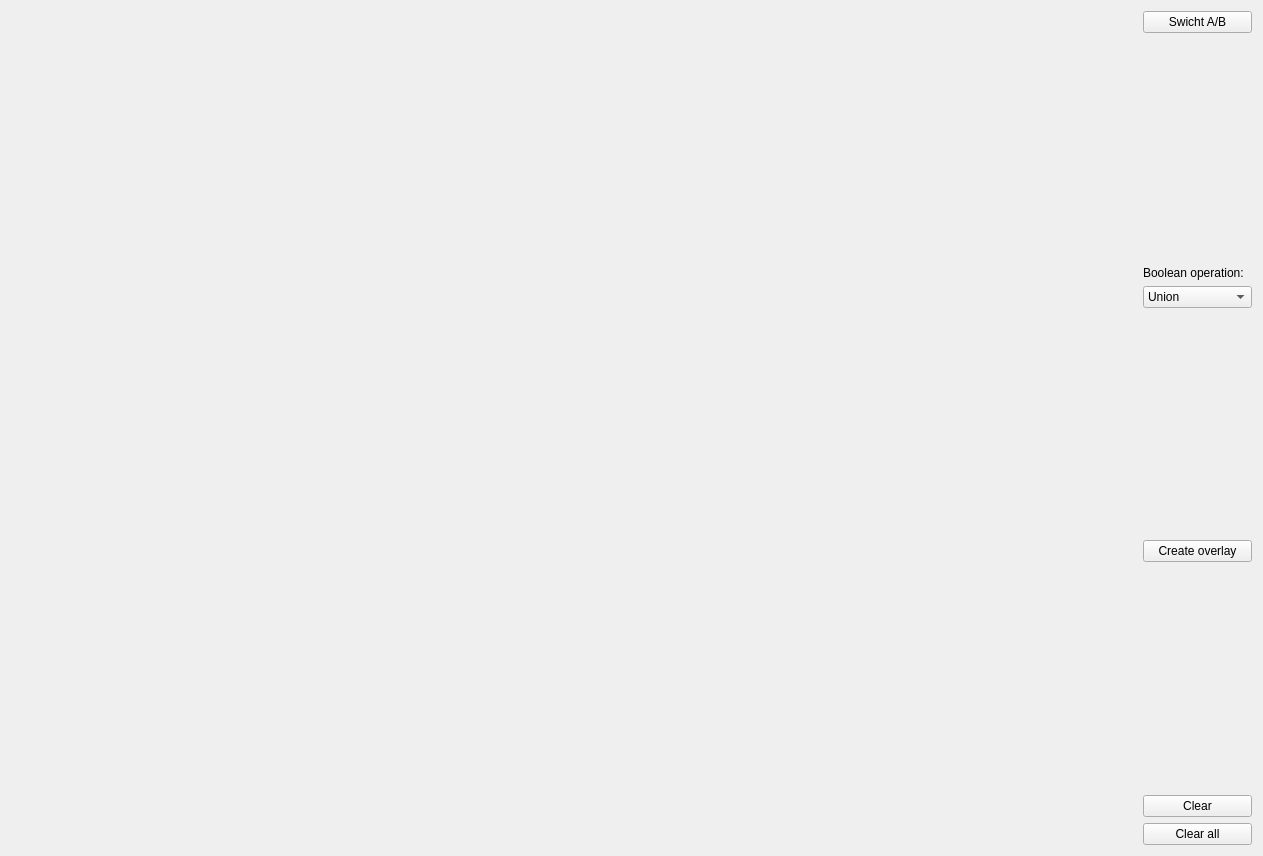
<?xml version="1.0" encoding="UTF-8"?>
<ui version="4.0">
 <class>Widget</class>
 <widget class="QWidget" name="Widget">
  <property name="geometry">
   <rect>
    <x>0</x>
    <y>0</y>
    <width>1263</width>
    <height>856</height>
   </rect>
  </property>
  <property name="windowTitle">
   <string>Boolean Operations on Polygons</string>
  </property>
  <layout class="QHBoxLayout" name="horizontalLayout">
   <item>
    <widget class="draw" name="Canvas" native="true">
     <property name="sizePolicy">
      <sizepolicy hsizetype="Preferred" vsizetype="Preferred">
       <horstretch>1</horstretch>
       <verstretch>1</verstretch>
      </sizepolicy>
     </property>
    </widget>
   </item>
   <item>
    <layout class="QVBoxLayout" name="verticalLayout">
     <item>
      <widget class="QPushButton" name="pushButton">
       <property name="text">
        <string>Swicht A/B</string>
       </property>
      </widget>
     </item>
     <item>
      <spacer name="verticalSpacer_3">
       <property name="orientation">
        <enum>Qt::Vertical</enum>
       </property>
       <property name="sizeHint" stdset="0">
        <size>
         <width>20</width>
         <height>40</height>
        </size>
       </property>
      </spacer>
     </item>
     <item>
      <widget class="QLabel" name="label">
       <property name="text">
        <string>Boolean operation:</string>
       </property>
      </widget>
     </item>
     <item>
      <widget class="QComboBox" name="comboBox">
       <item>
        <property name="text">
         <string>Union</string>
        </property>
       </item>
       <item>
        <property name="text">
         <string>Intersection</string>
        </property>
       </item>
       <item>
        <property name="text">
         <string>Difference A-B</string>
        </property>
       </item>
       <item>
        <property name="text">
         <string>Difference B-A</string>
        </property>
       </item>
      </widget>
     </item>
     <item>
      <spacer name="verticalSpacer_2">
       <property name="orientation">
        <enum>Qt::Vertical</enum>
       </property>
       <property name="sizeHint" stdset="0">
        <size>
         <width>20</width>
         <height>40</height>
        </size>
       </property>
      </spacer>
     </item>
     <item>
      <widget class="QPushButton" name="pushButton_2">
       <property name="text">
        <string>Create overlay</string>
       </property>
      </widget>
     </item>
     <item>
      <spacer name="verticalSpacer">
       <property name="orientation">
        <enum>Qt::Vertical</enum>
       </property>
       <property name="sizeHint" stdset="0">
        <size>
         <width>20</width>
         <height>40</height>
        </size>
       </property>
      </spacer>
     </item>
     <item>
      <widget class="QPushButton" name="pushButton_3">
       <property name="text">
        <string>Clear</string>
       </property>
      </widget>
     </item>
     <item>
      <widget class="QPushButton" name="pushButton_4">
       <property name="text">
        <string>Clear all</string>
       </property>
      </widget>
     </item>
    </layout>
   </item>
  </layout>
 </widget>
 <customwidgets>
  <customwidget>
   <class>draw</class>
   <extends>QWidget</extends>
   <header>draw.h</header>
   <container>1</container>
  </customwidget>
 </customwidgets>
 <resources/>
 <connections/>
</ui>
